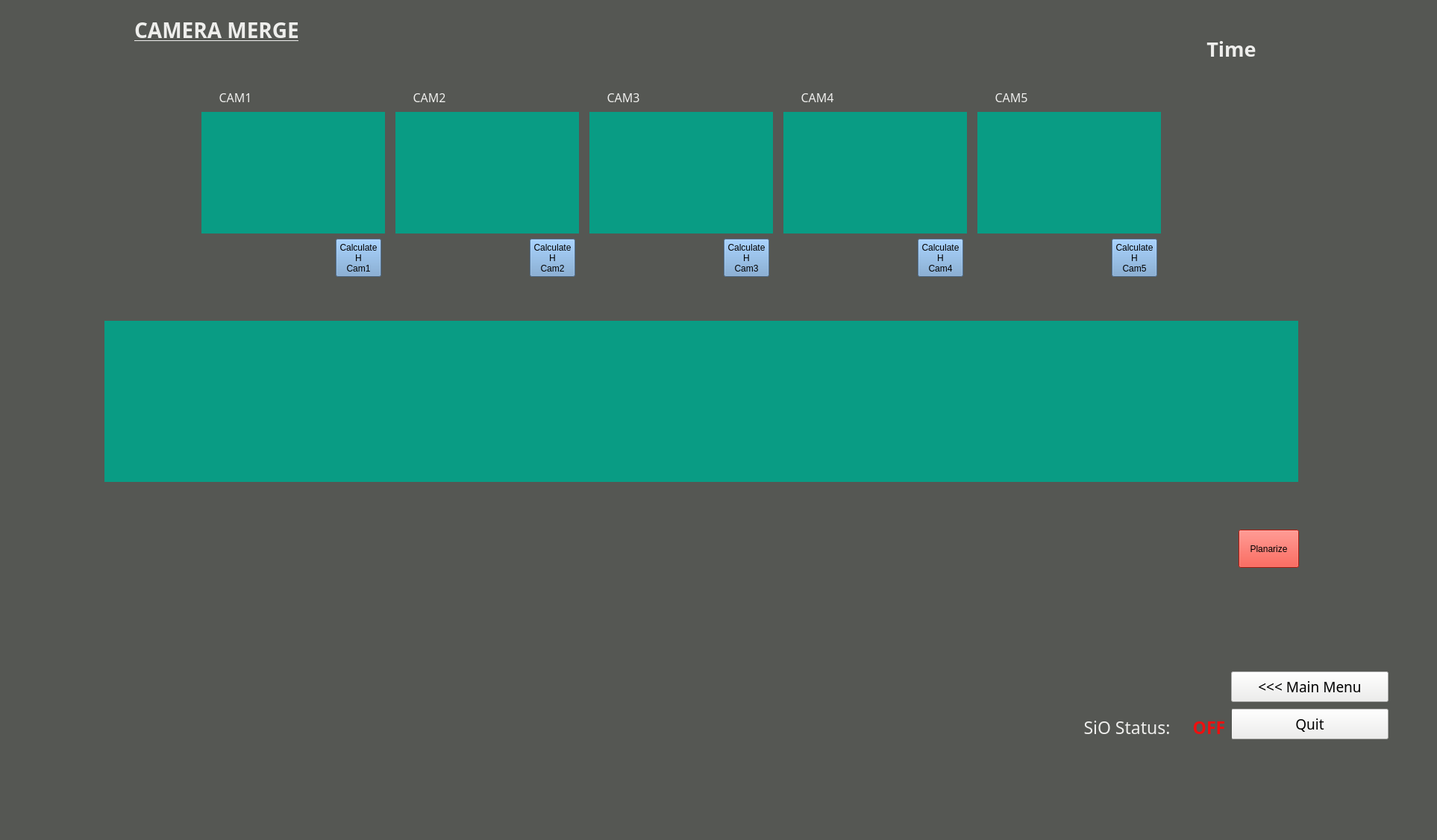
<?xml version="1.0" encoding="UTF-8"?>
<ui version="4.0">
 <class>CameraCalibration1</class>
 <widget class="QMainWindow" name="CameraCalibration1">
  <property name="enabled">
   <bool>true</bool>
  </property>
  <property name="geometry">
   <rect>
    <x>0</x>
    <y>0</y>
    <width>1926</width>
    <height>1126</height>
   </rect>
  </property>
  <property name="windowTitle">
   <string>MainWindow</string>
  </property>
  <property name="styleSheet">
   <string notr="true">background-color: rgb(85, 87, 83);</string>
  </property>
  <widget class="QWidget" name="calibrationWidget">
   <property name="enabled">
    <bool>true</bool>
   </property>
   <widget class="QLabel" name="label">
    <property name="geometry">
     <rect>
      <x>50</x>
      <y>20</y>
      <width>481</width>
      <height>41</height>
     </rect>
    </property>
    <property name="font">
     <font>
      <family>Ubuntu Mono</family>
      <pointsize>21</pointsize>
      <weight>75</weight>
      <bold>true</bold>
      <underline>true</underline>
     </font>
    </property>
    <property name="styleSheet">
     <string notr="true">color: rgb(238, 238, 236);</string>
    </property>
    <property name="text">
     <string>CAMERA MERGE</string>
    </property>
    <property name="alignment">
     <set>Qt::AlignCenter</set>
    </property>
   </widget>
   <widget class="QLabel" name="camMerge1">
    <property name="geometry">
     <rect>
      <x>270</x>
      <y>150</y>
      <width>246</width>
      <height>163</height>
     </rect>
    </property>
    <property name="styleSheet">
     <string notr="true">background-color: rgb(9, 156, 132);</string>
    </property>
    <property name="text">
     <string/>
    </property>
    <property name="alignment">
     <set>Qt::AlignCenter</set>
    </property>
   </widget>
   <widget class="QPushButton" name="quitbutton">
    <property name="geometry">
     <rect>
      <x>1650</x>
      <y>950</y>
      <width>211</width>
      <height>41</height>
     </rect>
    </property>
    <property name="font">
     <font>
      <family>Ubuntu Mono</family>
      <pointsize>14</pointsize>
     </font>
    </property>
    <property name="styleSheet">
     <string notr="true">background-color: rgb(238, 238, 236);</string>
    </property>
    <property name="text">
     <string>Quit</string>
    </property>
   </widget>
   <widget class="QPushButton" name="mainmenubutton">
    <property name="geometry">
     <rect>
      <x>1650</x>
      <y>900</y>
      <width>211</width>
      <height>41</height>
     </rect>
    </property>
    <property name="font">
     <font>
      <family>Ubuntu Mono</family>
      <pointsize>14</pointsize>
     </font>
    </property>
    <property name="styleSheet">
     <string notr="true">background-color: rgb(238, 238, 236);</string>
    </property>
    <property name="text">
     <string>&lt;&lt;&lt; Main Menu</string>
    </property>
   </widget>
   <widget class="QLabel" name="label_5">
    <property name="geometry">
     <rect>
      <x>1440</x>
      <y>950</y>
      <width>141</width>
      <height>41</height>
     </rect>
    </property>
    <property name="font">
     <font>
      <family>Ubuntu Mono</family>
      <pointsize>17</pointsize>
      <weight>50</weight>
      <bold>false</bold>
      <underline>false</underline>
     </font>
    </property>
    <property name="styleSheet">
     <string notr="true">color: rgb(238, 238, 236);</string>
    </property>
    <property name="text">
     <string>SiO Status:</string>
    </property>
    <property name="alignment">
     <set>Qt::AlignBottom|Qt::AlignHCenter</set>
    </property>
   </widget>
   <widget class="QLabel" name="status_sio">
    <property name="geometry">
     <rect>
      <x>1590</x>
      <y>950</y>
      <width>61</width>
      <height>41</height>
     </rect>
    </property>
    <property name="font">
     <font>
      <family>Ubuntu Mono</family>
      <pointsize>17</pointsize>
      <weight>75</weight>
      <bold>true</bold>
      <underline>false</underline>
     </font>
    </property>
    <property name="styleSheet">
     <string notr="true">color: rgb(238, 15, 15);</string>
    </property>
    <property name="text">
     <string>OFF</string>
    </property>
    <property name="alignment">
     <set>Qt::AlignBottom|Qt::AlignHCenter</set>
    </property>
   </widget>
   <widget class="QLabel" name="camMerge2">
    <property name="geometry">
     <rect>
      <x>530</x>
      <y>150</y>
      <width>246</width>
      <height>163</height>
     </rect>
    </property>
    <property name="styleSheet">
     <string notr="true">background-color: rgb(9, 156, 132);</string>
    </property>
    <property name="text">
     <string/>
    </property>
    <property name="alignment">
     <set>Qt::AlignCenter</set>
    </property>
   </widget>
   <widget class="QLabel" name="camMerge3">
    <property name="geometry">
     <rect>
      <x>790</x>
      <y>150</y>
      <width>246</width>
      <height>163</height>
     </rect>
    </property>
    <property name="styleSheet">
     <string notr="true">background-color: rgb(9, 156, 132);</string>
    </property>
    <property name="text">
     <string/>
    </property>
    <property name="alignment">
     <set>Qt::AlignCenter</set>
    </property>
   </widget>
   <widget class="QLabel" name="camMerge4">
    <property name="geometry">
     <rect>
      <x>1050</x>
      <y>150</y>
      <width>246</width>
      <height>163</height>
     </rect>
    </property>
    <property name="styleSheet">
     <string notr="true">background-color: rgb(9, 156, 132);</string>
    </property>
    <property name="text">
     <string/>
    </property>
    <property name="alignment">
     <set>Qt::AlignCenter</set>
    </property>
   </widget>
   <widget class="QLabel" name="camMerge5">
    <property name="geometry">
     <rect>
      <x>1310</x>
      <y>150</y>
      <width>246</width>
      <height>163</height>
     </rect>
    </property>
    <property name="styleSheet">
     <string notr="true">background-color: rgb(9, 156, 132);</string>
    </property>
    <property name="text">
     <string/>
    </property>
    <property name="alignment">
     <set>Qt::AlignCenter</set>
    </property>
   </widget>
   <widget class="QLabel" name="timeLabel">
    <property name="geometry">
     <rect>
      <x>1470</x>
      <y>40</y>
      <width>361</width>
      <height>51</height>
     </rect>
    </property>
    <property name="font">
     <font>
      <family>Ubuntu Mono</family>
      <pointsize>20</pointsize>
      <weight>75</weight>
      <bold>true</bold>
     </font>
    </property>
    <property name="styleSheet">
     <string notr="true">color: rgb(238, 238, 236);</string>
    </property>
    <property name="text">
     <string>Time</string>
    </property>
    <property name="alignment">
     <set>Qt::AlignCenter</set>
    </property>
   </widget>
   <widget class="QPushButton" name="calcH_cam1">
    <property name="geometry">
     <rect>
      <x>450</x>
      <y>320</y>
      <width>61</width>
      <height>51</height>
     </rect>
    </property>
    <property name="font">
     <font>
      <pointsize>9</pointsize>
     </font>
    </property>
    <property name="styleSheet">
     <string notr="true">background-color: rgb(114, 159, 207);</string>
    </property>
    <property name="text">
     <string>Calculate
H
Cam1</string>
    </property>
   </widget>
   <widget class="QPushButton" name="calcH_cam2">
    <property name="geometry">
     <rect>
      <x>710</x>
      <y>320</y>
      <width>61</width>
      <height>51</height>
     </rect>
    </property>
    <property name="font">
     <font>
      <pointsize>9</pointsize>
     </font>
    </property>
    <property name="styleSheet">
     <string notr="true">background-color: rgb(114, 159, 207);</string>
    </property>
    <property name="text">
     <string>Calculate
H
Cam2</string>
    </property>
   </widget>
   <widget class="QPushButton" name="calcH_cam3">
    <property name="geometry">
     <rect>
      <x>970</x>
      <y>320</y>
      <width>61</width>
      <height>51</height>
     </rect>
    </property>
    <property name="font">
     <font>
      <pointsize>9</pointsize>
     </font>
    </property>
    <property name="styleSheet">
     <string notr="true">background-color: rgb(114, 159, 207);</string>
    </property>
    <property name="text">
     <string>Calculate
H
Cam3</string>
    </property>
   </widget>
   <widget class="QPushButton" name="calcH_cam4">
    <property name="geometry">
     <rect>
      <x>1230</x>
      <y>320</y>
      <width>61</width>
      <height>51</height>
     </rect>
    </property>
    <property name="font">
     <font>
      <pointsize>9</pointsize>
     </font>
    </property>
    <property name="styleSheet">
     <string notr="true">background-color: rgb(114, 159, 207);</string>
    </property>
    <property name="text">
     <string>Calculate
H
Cam4</string>
    </property>
   </widget>
   <widget class="QPushButton" name="calcH_cam5">
    <property name="geometry">
     <rect>
      <x>1490</x>
      <y>320</y>
      <width>61</width>
      <height>51</height>
     </rect>
    </property>
    <property name="font">
     <font>
      <pointsize>9</pointsize>
     </font>
    </property>
    <property name="styleSheet">
     <string notr="true">background-color: rgb(114, 159, 207);</string>
    </property>
    <property name="text">
     <string>Calculate
H
Cam5</string>
    </property>
   </widget>
   <widget class="QLabel" name="camMergeAll">
    <property name="geometry">
     <rect>
      <x>140</x>
      <y>430</y>
      <width>1600</width>
      <height>216</height>
     </rect>
    </property>
    <property name="styleSheet">
     <string notr="true">background-color: rgb(9, 156, 132);</string>
    </property>
    <property name="text">
     <string/>
    </property>
    <property name="alignment">
     <set>Qt::AlignCenter</set>
    </property>
   </widget>
   <widget class="QLabel" name="label_2">
    <property name="geometry">
     <rect>
      <x>270</x>
      <y>120</y>
      <width>91</width>
      <height>21</height>
     </rect>
    </property>
    <property name="font">
     <font>
      <family>Ubuntu Mono</family>
      <pointsize>12</pointsize>
      <weight>50</weight>
      <bold>false</bold>
      <underline>false</underline>
     </font>
    </property>
    <property name="styleSheet">
     <string notr="true">color: rgb(238, 238, 236);</string>
    </property>
    <property name="text">
     <string>CAM1</string>
    </property>
    <property name="alignment">
     <set>Qt::AlignCenter</set>
    </property>
   </widget>
   <widget class="QLabel" name="label_3">
    <property name="geometry">
     <rect>
      <x>530</x>
      <y>120</y>
      <width>91</width>
      <height>21</height>
     </rect>
    </property>
    <property name="font">
     <font>
      <family>Ubuntu Mono</family>
      <pointsize>12</pointsize>
      <weight>50</weight>
      <bold>false</bold>
      <underline>false</underline>
     </font>
    </property>
    <property name="styleSheet">
     <string notr="true">color: rgb(238, 238, 236);</string>
    </property>
    <property name="text">
     <string>CAM2</string>
    </property>
    <property name="alignment">
     <set>Qt::AlignCenter</set>
    </property>
   </widget>
   <widget class="QLabel" name="label_4">
    <property name="geometry">
     <rect>
      <x>790</x>
      <y>120</y>
      <width>91</width>
      <height>21</height>
     </rect>
    </property>
    <property name="font">
     <font>
      <family>Ubuntu Mono</family>
      <pointsize>12</pointsize>
      <weight>50</weight>
      <bold>false</bold>
      <underline>false</underline>
     </font>
    </property>
    <property name="styleSheet">
     <string notr="true">color: rgb(238, 238, 236);</string>
    </property>
    <property name="text">
     <string>CAM3</string>
    </property>
    <property name="alignment">
     <set>Qt::AlignCenter</set>
    </property>
   </widget>
   <widget class="QLabel" name="label_6">
    <property name="geometry">
     <rect>
      <x>1050</x>
      <y>120</y>
      <width>91</width>
      <height>21</height>
     </rect>
    </property>
    <property name="font">
     <font>
      <family>Ubuntu Mono</family>
      <pointsize>12</pointsize>
      <weight>50</weight>
      <bold>false</bold>
      <underline>false</underline>
     </font>
    </property>
    <property name="styleSheet">
     <string notr="true">color: rgb(238, 238, 236);</string>
    </property>
    <property name="text">
     <string>CAM4</string>
    </property>
    <property name="alignment">
     <set>Qt::AlignCenter</set>
    </property>
   </widget>
   <widget class="QLabel" name="label_7">
    <property name="geometry">
     <rect>
      <x>1310</x>
      <y>120</y>
      <width>91</width>
      <height>21</height>
     </rect>
    </property>
    <property name="font">
     <font>
      <family>Ubuntu Mono</family>
      <pointsize>12</pointsize>
      <weight>50</weight>
      <bold>false</bold>
      <underline>false</underline>
     </font>
    </property>
    <property name="styleSheet">
     <string notr="true">color: rgb(238, 238, 236);</string>
    </property>
    <property name="text">
     <string>CAM5</string>
    </property>
    <property name="alignment">
     <set>Qt::AlignCenter</set>
    </property>
   </widget>
   <widget class="QPushButton" name="planarize">
    <property name="geometry">
     <rect>
      <x>1660</x>
      <y>710</y>
      <width>81</width>
      <height>51</height>
     </rect>
    </property>
    <property name="font">
     <font>
      <pointsize>9</pointsize>
     </font>
    </property>
    <property name="styleSheet">
     <string notr="true">background-color: rgb(255, 37, 21);</string>
    </property>
    <property name="text">
     <string>Planarize</string>
    </property>
   </widget>
  </widget>
  <widget class="QMenuBar" name="menubar">
   <property name="geometry">
    <rect>
     <x>0</x>
     <y>0</y>
     <width>1926</width>
     <height>21</height>
    </rect>
   </property>
  </widget>
  <widget class="QStatusBar" name="statusbar"/>
 </widget>
 <resources/>
 <connections/>
</ui>
